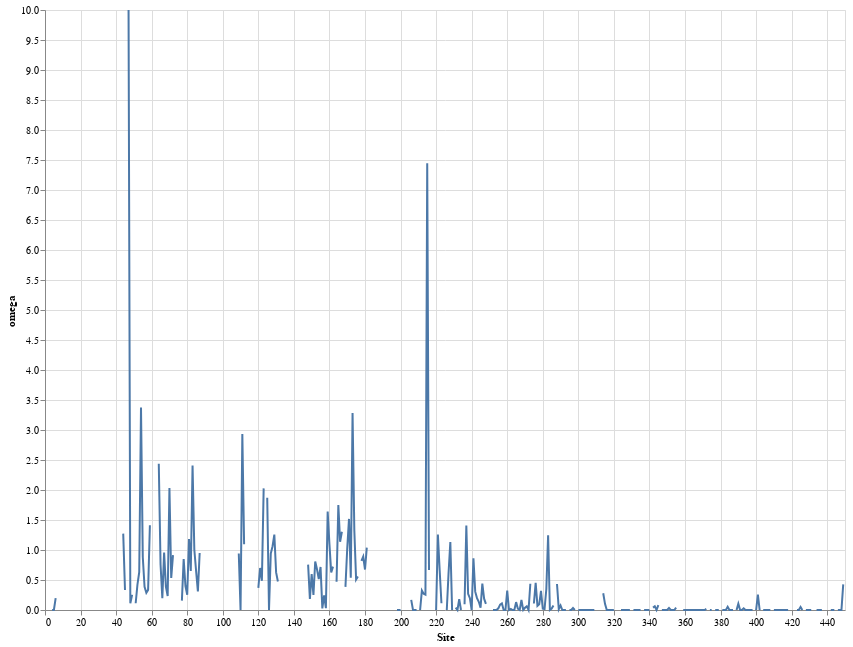

This figure's notebook cell:
### Code cell
source = df

line = alt.Chart(source).mark_line().encode(
    x='Site',
    y=alt.Y('omega',
        scale=alt.Scale(domain=(0, 10), clamp=True)),
    
    
).properties(
    width=800,
    height=600)

line

### Figure 1 — Vega-Lite specification as saved in the notebook (floating-point values rounded to 4 significant figures; data arrays with more than 128 entries replaced by an {"elided": "..."} marker saying what was removed)
{"config": {"view": {"continuousWidth": 400, "continuousHeight": 300}}, "data": {"name": "data-ceec00b2509e84d0edba6124c1c7319d"}, "mark": "line", "encoding": {"x": {"type": "quantitative", "field": "Site"}, "y": {"type": "quantitative", "field": "omega", "scale": {"clamp": true, "domain": [0, 10]}}}, "height": 600, "width": 800, "$schema": "https://vega.github.io/schema/vega-lite/v4.8.1.json", "datasets": {"data-ceec00b2509e84d0edba6124c1c7319d": {"elided": "449 records"}}}
